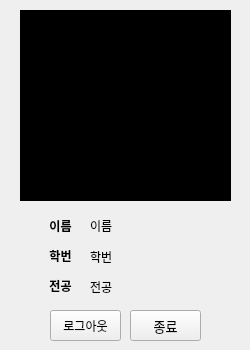
<?xml version="1.0" encoding="UTF-8"?>
<ui version="4.0">
 <class>studentCard</class>
 <widget class="QWidget" name="studentCard">
  <property name="geometry">
   <rect>
    <x>0</x>
    <y>0</y>
    <width>250</width>
    <height>350</height>
   </rect>
  </property>
  <property name="minimumSize">
   <size>
    <width>250</width>
    <height>350</height>
   </size>
  </property>
  <property name="maximumSize">
   <size>
    <width>250</width>
    <height>350</height>
   </size>
  </property>
  <property name="font">
   <font>
    <family>나눔고딕</family>
   </font>
  </property>
  <property name="windowTitle">
   <string>학생증</string>
  </property>
  <widget class="QLabel" name="lblQrCode">
   <property name="geometry">
    <rect>
     <x>20</x>
     <y>10</y>
     <width>211</width>
     <height>191</height>
    </rect>
   </property>
   <property name="styleSheet">
    <string notr="true">background-color: rgb(0, 0, 0);</string>
   </property>
   <property name="text">
    <string/>
   </property>
  </widget>
  <widget class="QPushButton" name="btnClose">
   <property name="geometry">
    <rect>
     <x>130</x>
     <y>310</y>
     <width>71</width>
     <height>31</height>
    </rect>
   </property>
   <property name="font">
    <font>
     <family>나눔고딕</family>
     <pointsize>10</pointsize>
    </font>
   </property>
   <property name="text">
    <string>종료</string>
   </property>
  </widget>
  <widget class="QLabel" name="lblName">
   <property name="geometry">
    <rect>
     <x>30</x>
     <y>215</y>
     <width>61</width>
     <height>21</height>
    </rect>
   </property>
   <property name="font">
    <font>
     <family>나눔고딕</family>
     <weight>75</weight>
     <bold>true</bold>
    </font>
   </property>
   <property name="layoutDirection">
    <enum>Qt::LeftToRight</enum>
   </property>
   <property name="styleSheet">
    <string notr="true">font-weight: bold;</string>
   </property>
   <property name="text">
    <string>이름</string>
   </property>
   <property name="alignment">
    <set>Qt::AlignCenter</set>
   </property>
  </widget>
  <widget class="QLabel" name="lblID">
   <property name="geometry">
    <rect>
     <x>30</x>
     <y>245</y>
     <width>61</width>
     <height>21</height>
    </rect>
   </property>
   <property name="font">
    <font>
     <family>나눔고딕</family>
     <weight>75</weight>
     <bold>true</bold>
    </font>
   </property>
   <property name="styleSheet">
    <string notr="true">font-weight: bold;</string>
   </property>
   <property name="text">
    <string>학번</string>
   </property>
   <property name="alignment">
    <set>Qt::AlignCenter</set>
   </property>
  </widget>
  <widget class="QLabel" name="lblMajor">
   <property name="geometry">
    <rect>
     <x>30</x>
     <y>275</y>
     <width>61</width>
     <height>21</height>
    </rect>
   </property>
   <property name="font">
    <font>
     <family>나눔고딕</family>
     <weight>75</weight>
     <bold>true</bold>
    </font>
   </property>
   <property name="styleSheet">
    <string notr="true">font-weight: bold;</string>
   </property>
   <property name="text">
    <string>전공</string>
   </property>
   <property name="alignment">
    <set>Qt::AlignCenter</set>
   </property>
  </widget>
  <widget class="QLabel" name="txtName">
   <property name="geometry">
    <rect>
     <x>90</x>
     <y>215</y>
     <width>111</width>
     <height>21</height>
    </rect>
   </property>
   <property name="styleSheet">
    <string notr="true"/>
   </property>
   <property name="text">
    <string>이름</string>
   </property>
  </widget>
  <widget class="QLabel" name="txtstudentID">
   <property name="geometry">
    <rect>
     <x>90</x>
     <y>246</y>
     <width>111</width>
     <height>21</height>
    </rect>
   </property>
   <property name="text">
    <string>학번</string>
   </property>
  </widget>
  <widget class="QLabel" name="txtMajor">
   <property name="geometry">
    <rect>
     <x>90</x>
     <y>276</y>
     <width>111</width>
     <height>21</height>
    </rect>
   </property>
   <property name="text">
    <string>전공</string>
   </property>
  </widget>
  <widget class="QPushButton" name="btnLogout">
   <property name="geometry">
    <rect>
     <x>50</x>
     <y>310</y>
     <width>71</width>
     <height>31</height>
    </rect>
   </property>
   <property name="text">
    <string>로그아웃</string>
   </property>
  </widget>
 </widget>
 <resources/>
 <connections/>
</ui>
